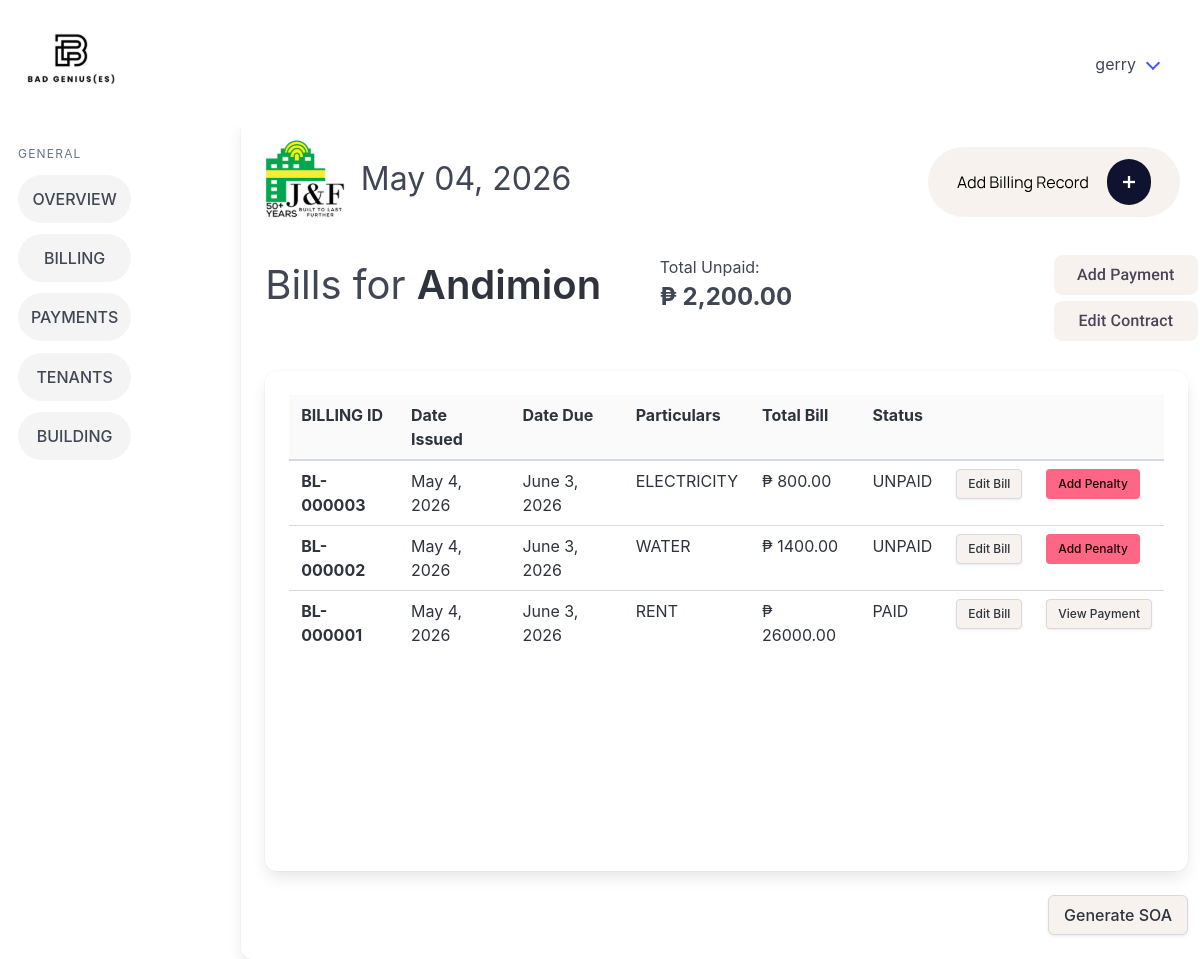
Screenshot of /view_bills/2/ (signed in) with the database file from the repository.
### billingApp/models.py (models this page shows, shortened)
class Tenant(models.Model):
    companyName = models.CharField(max_length=100, null=True, blank=True)
    contactPerson = models.CharField(max_length=100)
    phoneNumber = models.CharField(max_length=12)
    email = models.CharField(max_length=50)
    carryover_balance = models.DecimalField(max_digits=12, decimal_places=2, default=Decimal('0.00'))
    modified_by = models.ForeignKey("Account", on_delete=models.SET_NULL, null=True, blank=True, related_name="+")
    modified_at = models.DateTimeField(auto_now=True, null=True, blank=True)
    objects = models.Manager

class BillingRecord(models.Model):
    tenant = models.ForeignKey(Tenant, on_delete=models.CASCADE)
    lease = models.ForeignKey(Lease, on_delete=models.CASCADE)
    modified_by = models.ForeignKey("Account", on_delete=models.SET_NULL, null=True, blank=True, related_name="+")
    modified_at = models.DateTimeField(auto_now=True, null=True, blank=True)
    dateIssued = models.DateField()
    dateDue = models.DateField(null=True, blank=True)
    RENT = 'RENT'
    ELECTRICITY = 'ELECTRICITY'
    WATER = 'WATER'
    BILLING_CHOICES = [
        (RENT, 'Rent'),
        (ELECTRICITY, 'Electricity'),
        (WATER, 'Water'),
    ]
    billingFor = models.CharField(max_length=20, choices=BILLING_CHOICES)
    amountDue = models.DecimalField(max_digits=12, decimal_places=2)
    penaltyFee = models.DecimalField(max_digits=12, decimal_places=2, null=True, blank=True)
    STATUS_UNPAID = "UNPAID"
    STATUS_UNDERPAID = "UNDERPAID"
    STATUS_PAID = "PAID"
    STATUS_OVERPAID = "OVERPAID"
    STATUS_OVERDUE = "OVERDUE"
    STATUS_CHOICES = [
        (STATUS_UNPAID, "Unpaid"),
        (STATUS_UNDERPAID, "Underpaid"),
        (STATUS_PAID, "Paid"),
        (STATUS_OVERPAID, "Overpaid"),
        (STATUS_OVERDUE, "Overdue"),
    ]
    status = models.CharField(
        max_length=10,
        choices=STATUS_CHOICES,
        default=STATUS_UNPAID
    )
    balance = models.DecimalField(
        max_digits=12,
        decimal_places=2,
        null=True,
        blank=True
    )
    carryoverAdjustment = models.DecimalField(
        max_digits=12,
        decimal_places=2,
        default=Decimal("0.00")
    )
    def billing_number(self):
        if self.pk:
            return f"BL-{self.pk:06d}"

### billingApp/views.py (the view)
# urls.py: path('view_bills/<int:pk>/', views.view_bills, name='view_bills'),
@login_required
def view_bills(request, pk):
    tenant = get_object_or_404(Tenant, pk=pk)
    mark_carryover_bills_as_paid_if_settled(tenant)
    bills = BillingRecord.objects.filter(
        tenant=tenant
    ).order_by("-id")
    payments = Payment.objects.filter(
        tenantID=tenant
    )
    total_unpaid_balance = Decimal("0.00")
    carryover_balance = money(tenant.carryover_balance)
    carryover_type = None
    carryover_amount = Decimal("0.00")
    carryover_message = None
    if carryover_balance > Decimal("0.00"):
        carryover_type = "OVERPAYMENT"
        carryover_amount = carryover_balance
        carryover_message = f"Tenant has an overpayment credit of ₱ {carryover_amount:,.2f}. This will be deducted from the next bill."
    elif carryover_balance < Decimal("0.00"):
        carryover_type = "UNDERPAYMENT"
        carryover_amount = abs(carryover_balance)
        carryover_message = f"Tenant has an underpayment balance of ₱ {carryover_amount:,.2f}. This will be added to the next bill."
    if not (tenant.companyName or "").strip():
        tenant.companyName_display = tenant.contactPerson
    else:
        tenant.companyName_display = tenant.companyName
    for b in bills:
        b.payment = Payment.objects.filter(billingID=b).order_by("-id").first()
        total_bill = get_bill_total_due(b)
        b.total_bill_display = f"{total_bill:,.2f}"
        if b.status == BillingRecord.STATUS_UNPAID:
            b.balance_display = f"{total_bill:,.2f}"
            total_unpaid_balance += total_bill
        else:
            b.balance_display = "0.00"
    has_active_lease = Lease.objects.filter(
        tenantName=tenant,
        pastLease=False
    ).exists()
    active_lease = Lease.objects.filter(
        tenantName=tenant,
        pastLease=False
    ).first()
    date_today = get_date_today()
    return render(
        request,
        "billingApp/view_bills.html",
        {
            "tenant": tenant,
            "bills": bills,
            "payments": payments,
            "has_active_lease": has_active_lease,
            "active_lease": active_lease,
            "date_today": date_today,
            "total_unpaid_balance": f"{total_unpaid_balance:,.2f}",
            "carryover_type": carryover_type,
            "carryover_amount": f"{carryover_amount:,.2f}",
            "carryover_message": carryover_message,
        },
    )

### billingApp/views.py (called while the page is built)
def money(value):
    return (value or Decimal("0.00")).quantize(Decimal("0.01"), rounding=ROUND_HALF_UP)

def get_bill_total_due(bill):
    return money(bill.amountDue) + money(bill.penaltyFee)

def mark_carryover_bills_as_paid_if_settled(tenant):
    tenant.refresh_from_db()
    if money(tenant.carryover_balance) != Decimal("0.00"):
        return
    BillingRecord.objects.filter(
        tenant=tenant,
        status__in=[
            BillingRecord.STATUS_UNDERPAID,
            BillingRecord.STATUS_OVERPAID,
        ],
    ).update(
        status=BillingRecord.STATUS_PAID,
        balance=Decimal("0.00"),
    )

def get_date_today():
    from datetime import datetime
    return datetime.now().strftime("%B %d, %Y")

### billingApp/templates/billingApp/view_bills.html (shortened to what this page needs)
{% extends 'billingApp/base.html' %} {% load static %} {% block content %}
<a href="{% url 'add_bill' pk=tenant.id %}" class="p-5">
</a>
</div>
<div class="columns">
  <div class="column">
    <h1 class="is-size-2">
      Bills for
      <strong>{{tenant.companyName_display}}</strong>
    </h1>
  </div>
  <div class="column">
    <p class="is-size-6">Total Unpaid:</p>
    <h2 class="is-size-4 has-text-weight-bold">₱ {{ total_unpaid_balance }}</h2>
  </div>
  <div class="column is-2">
    <a href="{% url 'add_payment' pk=tenant.pk %}">
    </a>
    {% if active_lease %}
    <a href="{% url 'renew_lease' pk=active_lease.pk %}" class="renew-lease-button">
    {% else %}
    <span class="renew-lease-button">
    {% endif %}
    {% if active_lease %}
    </a>
    {% else %}
    </span>
    {% endif %}
  </div>
</div>
<div class="card card3">
  <div class="card-content">
    <div style="overflow: auto; max-height: 400px">
      <table class="table is-fullwidth">
        <thead>
          <tr>
            <th>BILLING ID</th>
            <th>Date Issued</th>
            <th>Date Due</th>
            <th>Particulars</th>
            <th>Total Bill</th>
            <th>Status</th>
            <th></th>
            <th></th>
          </tr>
        </thead>
        <tbody>
          {% for b in bills %}
          <tr>
            <th scope="row">{{ b.billing_number }}</th>
            <td>{{ b.dateIssued }}</td>
            <td>{{ b.dateDue }}</td>
            <td>{{ b.billingFor }}</td>
            {% if b.balance != 0 %}
              <td>₱ {{ b.balance }}</td>
            {% else %}
              <td>₱ {{ b.amountDue }}</td>
            {% endif %}
            <td>{{ b.status }}</td>
            <td>
              <a href="{% url 'edit_bill' pk=b.pk %}" class="button is-small" style="background-color: #f7f2ed">
                Edit Bill
              </a>
            </td>
            <td>
              {% if b.payment %}
              <a
                href="{% url 'payment_details' pk=b.payment.pk %}"
                class="button is-small"
                style="background-color: #f7f2ed"
              >
                View Payment
              </a>
              {% else %}
              <a href="{% url 'add_penalty' pk=b.id %}" class="button is-small is-danger">
                Add Penalty
              </a>
              {% endif %}
            </td>
          </tr>
          {% endfor %}
        </tbody>
      </table>
    </div>
  </div>
</div>
<div class="columns">
  <div class="column has-text-right">
    {% if has_active_lease %}
    <a href="{% url 'soa' pk=tenant.id %}" class="button" style="background-color: #f7f2ed">Generate SOA</a>
    {% else %}
    <button class="button" style="background-color: #f7f2ed" disabled>Generate SOA</button>
    {% endif %}
  </div>
</div>
{% endblock %}

### billingApp/templates/billingApp/base.html (shortened to what this page needs)
{% load static %}
<!doctype html>
<html lang="en">
  <head>
    <link rel="stylesheet" href="{% static 'billingApp/css/style.css' %}" />
    <link rel="stylesheet" href="https://cdn.jsdelivr.net/npm/bulma@1.0.4/css/bulma.min.css" />
  </head>
  <body>
    <nav class="navbar p-5" role="navigation" aria-label="main navigation">
      <div class="navbar-brand">
        <a class="" href="{% url 'home_page' %}">
        </a>
      </div>
      <div id="navbarBasicExample" class="navbar-menu">
        <div class="navbar-end">
          <div class="navbar-item has-dropdown is-hoverable">
            <a class="navbar-link">{{ user.username }}</a>
          </div>
        </div>
      </div>
    </nav>
    <div class="columns">
      <aside class="menu">
        <p class="menu-label">General</p>
        <ul class="menu-list">
          <li><a href="{% url 'home_page' %}" class="sidebarItems button is-light is-rounded is-fullwidth">OVERVIEW</a></li>
          <li><a href="{% url 'billing_records_main' %}" class="sidebarItems button is-light is-rounded is-fullwidth">BILLING</a></li>
          <li><a href="{% url 'payments_main' %}" class="sidebarItems button is-light is-rounded is-fullwidth">PAYMENTS</a></li>
          <li><a href="{% url 'tenants_main' %}" class="sidebarItems button is-light is-rounded is-fullwidth">TENANTS</a></li>
          <li><a href="{% url 'buildings_main' %}" class="sidebarItems button is-light is-rounded is-fullwidth">BUILDING</a></li>
        </ul>
      </aside>
      {% block logo %}
      <div class="card card1">
        <div class="card-content">
          <div class="columns is-4">
            <div class="column is-1">
            </div>
            <div class="column">
              <h1 class="is-size-3 pt-4 pl-4">{{ date_today }}</h1>
            </div>
    {% endblock %} {% block content %} {% endblock %}
  </body>
</html>

### billingApp/static/billingApp/css/style.css (style rules this page uses)
.menu { position: sticky; display: inline-block; vertical-align: top; max-height: 100vh; overflow-y: auto; width: 200px; top: 0; bottom: 0; padding: 30px; }
.menu .menu-list li { margin-bottom: 0.7rem; }
.menu .menu-list li a { padding: 0.75rem 0.9rem; }
.card1 { margin-left: 80px !important; width: 1200px !important; }
.card3 { min-height: 500px !important; }
thead { background-color: #fafafa !important; }
.sidebarItems { background-color: #f4f4f4 !important; }

### rows the page displays
Tenant: companyName_display "Andimion"
BillingRecord: billing_number "BL-000003", dateIssued "May 4, 2026", dateDue "June 3, 2026", billingFor "ELECTRICITY", balance "800.00", status "UNPAID", shows "Add Penalty"
BillingRecord: billing_number "BL-000002", dateIssued "May 4, 2026", dateDue "June 3, 2026", billingFor "WATER", balance "1400.00", status "UNPAID", shows "Add Penalty"
BillingRecord: billing_number "BL-000001", dateIssued "May 4, 2026", dateDue "June 3, 2026", billingFor "RENT", amountDue "26000.00", status "PAID", shows "View Payment"

### other values shown
{{ user.username }} "gerry"
{{ date_today }} "May 04, 2026"
{{ total_unpaid_balance }} "2,200.00"
